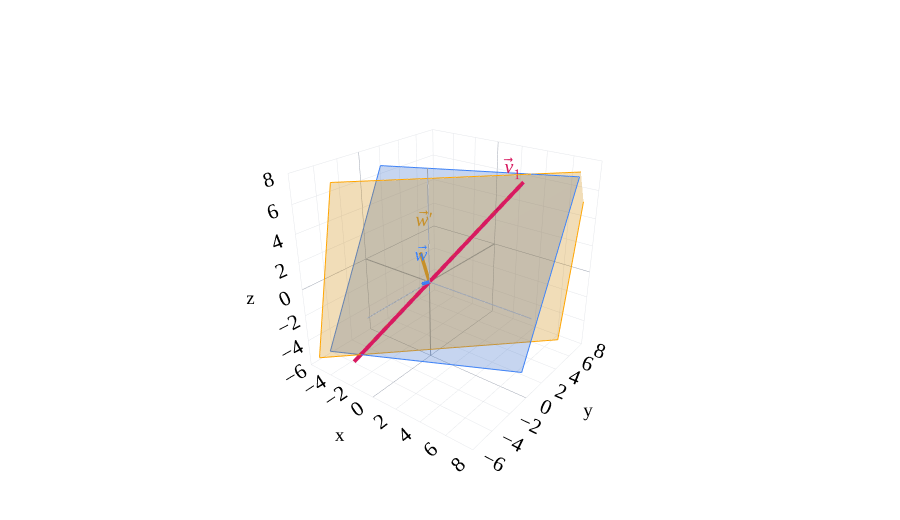

Notebook code for this chart:
### Markdown cell above
---

## Lines as intersections of planes

Let's return to our original line $\ell=\operatorname{span}(\vec v_1)$. We'd like to describe it using equations, just as we did for $P$.

The equation $x-2y+z=0$ is satisfied by every vector on $\ell$, but it also includes all the other vectors in $P$. It gives us too many points! We'll use a second equation to keep only the points on the line.

One linear equation in $\mathbb R^3$ with a nonzero normal vector defines a plane. To define a line, we need two equations whose normal vectors are not scalar multiples of each other.

For example, consider the line

$$
\ell
=
\operatorname{span}
\left(
\begin{bmatrix}
3\\
4\\
5
\end{bmatrix}
\right).
$$

One equation satisfied by every vector on this line is

$$
x-2y+z=0.
$$

We need another equation that is independent of the first.

There are many ways to do this. For example, each of the following equations
is satisfied by every vector on $\ell$:

$$
4x-3y=0,
$$

$$
5y-4z=0,
$$

$$
5x-3z=0,
$$

or

$$
-5x+5y-z=0.
$$

Let

$$
\vec w=
\begin{bmatrix}
1\\
-2\\
1
\end{bmatrix}
$$

and choose

$$
\vec w'=
\begin{bmatrix}
-5\\
5\\
-1
\end{bmatrix}.
$$

The plane perpendicular to $\vec w$ is

$$
P=\left\{\vec x\in\mathbb{R}^3:\vec x\cdot\vec w=0\right\},
$$

and the plane perpendicular to $\vec w'$ is

$$
P'=\left\{\vec x\in\mathbb{R}^3:\vec x\cdot\vec w'=0\right\}.
$$

Requiring **both** equations to hold means keeping only the points shared by $P$ and $P'$, their intersection $P\cap P'$. The figure suggests that this is our line $\ell$; next, we'll check it algebraically.

### Code cell
fig=base3()
plane3(fig,(1,-2,1),BLUE,0.28)
plane3(fig,(-5,5,-1),ORANGE,0.28)
v=np.array([3,4,5])
line3(fig,-1.1*v,1.3*v,PINK,width=8)
vec3(fig,v,'<i>v</i>⃗<sub>1</sub>',PINK,offset=(0.6,0.3,0.5))
vec3(fig,(1,-2,1),'<i>w</i>⃗',BLUE,offset=(0.2,-0.3,0.4))
vec3(fig,(-5,5,-1),"<i>w</i>⃗′",ORANGE,offset=(0.2,0.2,0.5))
fig.show()

### Figure 1 — Plotly figure (JSON) as saved in the notebook; plotly's stock layout.template omitted (floating-point values rounded to 4 significant figures)
{"data": [{"hoverinfo": "skip", "line": {"color": "#9ca3af", "dash": "solid", "width": 2}, "mode": "lines", "showlegend": false, "type": "scatter3d", "x": [-6.0, 8.0], "y": [-0.0, 0.0], "z": [-0.0, 0.0]}, {"hoverinfo": "skip", "line": {"color": "#9ca3af", "dash": "solid", "width": 2}, "mode": "lines", "showlegend": false, "type": "scatter3d", "x": [-0.0, 0.0], "y": [-6.0, 8.0], "z": [-0.0, 0.0]}, {"hoverinfo": "skip", "line": {"color": "#9ca3af", "dash": "solid", "width": 2}, "mode": "lines", "showlegend": false, "type": "scatter3d", "x": [-0.0, 0.0], "y": [-0.0, 0.0], "z": [-6.0, 8.0]}, {"colorscale": [[0, "#3d81f6"], [1, "#3d81f6"]], "hoverinfo": "skip", "opacity": 0.28, "showscale": false, "type": "surface", "x": [[-5.0, 7.0], [-5.0, 7.0]], "y": [[-5.0, 1.0], [1.0, 7.0]], "z": [[-5.0, -5.0], [7.0, 7.0]]}, {"hoverinfo": "skip", "line": {"color": "#3d81f6", "dash": "solid", "width": 2}, "mode": "lines", "showlegend": false, "type": "scatter3d", "x": [-5.0, 7.0], "y": [-5.0, 1.0], "z": [-5.0, -5.0]}, {"hoverinfo": "skip", "line": {"color": "#3d81f6", "dash": "solid", "width": 2}, "mode": "lines", "showlegend": false, "type": "scatter3d", "x": [7.0, 7.0], "y": [1.0, 7.0], "z": [-5.0, 7.0]}, {"hoverinfo": "skip", "line": {"color": "#3d81f6", "dash": "solid", "width": 2}, "mode": "lines", "showlegend": false, "type": "scatter3d", "x": [7.0, -5.0], "y": [7.0, 1.0], "z": [7.0, 7.0]}, {"hoverinfo": "skip", "line": {"color": "#3d81f6", "dash": "solid", "width": 2}, "mode": "lines", "showlegend": false, "type": "scatter3d", "x": [-5.0, -5.0], "y": [1.0, -5.0], "z": [7.0, -5.0]}, {"colorscale": [[0, "orange"], [1, "orange"]], "hoverinfo": "skip", "opacity": 0.28, "showscale": false, "type": "surface", "x": [[-5.0, 7.0], [-5.0, 7.0]], "y": [[-6.0, 6.0], [-3.6, 8.4]], "z": [[-5.0, -5.0], [7.0, 7.0]]}, {"hoverinfo": "skip", "line": {"color": "orange", "dash": "solid", "width": 2}, "mode": "lines", "showlegend": false, "type": "scatter3d", "x": [-5.0, 7.0], "y": [-6.0, 6.0], "z": [-5.0, -5.0]}, {"hoverinfo": "skip", "line": {"color": "orange", "dash": "solid", "width": 2}, "mode": "lines", "showlegend": false, "type": "scatter3d", "x": [7.0, 7.0], "y": [6.0, 8.4], "z": [-5.0, 7.0]}, {"hoverinfo": "skip", "line": {"color": "orange", "dash": "solid", "width": 2}, "mode": "lines", "showlegend": false, "type": "scatter3d", "x": [7.0, -5.0], "y": [8.4, -3.6], "z": [7.0, 7.0]}, {"hoverinfo": "skip", "line": {"color": "orange", "dash": "solid", "width": 2}, "mode": "lines", "showlegend": false, "type": "scatter3d", "x": [-5.0, -5.0], "y": [-3.6, -6.0], "z": [7.0, -5.0]}, {"hoverinfo": "skip", "line": {"color": "#d81a60", "dash": "solid", "width": 8}, "mode": "lines", "showlegend": false, "type": "scatter3d", "x": [-3.3, 3.9], "y": [-4.4, 5.2], "z": [-5.5, 6.5]}, {"hoverinfo": "skip", "line": {"color": "#d81a60", "dash": "solid", "width": 7}, "mode": "lines", "showlegend": false, "type": "scatter3d", "x": [0.0, 2.936], "y": [0.0, 3.915], "z": [0.0, 4.894]}, {"anchor": "tip", "colorscale": [[0, "#d81a60"], [1, "#d81a60"]], "hoverinfo": "skip", "showscale": false, "sizemode": "absolute", "sizeref": 0.45, "type": "cone", "u": [0.4243], "v": [0.5657], "w": [0.7071], "x": [3.0], "y": [4.0], "z": [5.0]}, {"hoverinfo": "skip", "mode": "text", "text": ["<i>v</i>⃗<sub>1</sub>"], "textfont": {"color": "#d81a60", "family": "Palatino", "size": 20}, "type": "scatter3d", "x": [3.6], "y": [4.3], "z": [5.5]}, {"hoverinfo": "skip", "line": {"color": "#3d81f6", "dash": "solid", "width": 7}, "mode": "lines", "showlegend": false, "type": "scatter3d", "x": [0.0, 0.9388], "y": [0.0, -1.878], "z": [0.0, 0.9388]}, {"anchor": "tip", "colorscale": [[0, "#3d81f6"], [1, "#3d81f6"]], "hoverinfo": "skip", "showscale": false, "sizemode": "absolute", "sizeref": 0.45, "type": "cone", "u": [0.4082], "v": [-0.8165], "w": [0.4082], "x": [1.0], "y": [-2.0], "z": [1.0]}, {"hoverinfo": "skip", "mode": "text", "text": ["<i>w</i>⃗"], "textfont": {"color": "#3d81f6", "family": "Palatino", "size": 20}, "type": "scatter3d", "x": [1.2], "y": [-2.3], "z": [1.4]}, {"hoverinfo": "skip", "line": {"color": "orange", "dash": "solid", "width": 7}, "mode": "lines", "showlegend": false, "type": "scatter3d", "x": [0.0, -4.895], "y": [0.0, 4.895], "z": [0.0, -0.979]}, {"anchor": "tip", "colorscale": [[0, "orange"], [1, "orange"]], "hoverinfo": "skip", "showscale": false, "sizemode": "absolute", "sizeref": 0.45, "type": "cone", "u": [-0.7001], "v": [0.7001], "w": [-0.14], "x": [-5.0], "y": [5.0], "z": [-1.0]}, {"hoverinfo": "skip", "mode": "text", "text": ["<i>w</i>⃗′"], "textfont": {"color": "orange", "family": "Palatino", "size": 20}, "type": "scatter3d", "x": [-4.8], "y": [5.2], "z": [-0.5]}], "layout": {"autosize": true, "colorway": ["#3d81f6", "orange", "#d81a60"], "font": {"color": "black", "family": "Palatino", "size": 16}, "height": 520, "margin": {"b": 0, "l": 0, "r": 0, "t": 15}, "paper_bgcolor": "white", "plot_bgcolor": "white", "scene": {"aspectmode": "cube", "bgcolor": "white", "camera": {"eye": {"x": 1.6, "y": -2.1, "z": 1.3}}, "xaxis": {"backgroundcolor": "white", "dtick": 2, "gridcolor": "#e5e7eb", "range": [-6, 8], "showbackground": true, "showspikes": false, "title": {"text": "x"}, "zerolinecolor": "#9ca3af"}, "yaxis": {"backgroundcolor": "white", "dtick": 2, "gridcolor": "#e5e7eb", "range": [-6, 8], "showbackground": true, "showspikes": false, "title": {"text": "y"}, "zerolinecolor": "#9ca3af"}, "zaxis": {"backgroundcolor": "white", "dtick": 2, "gridcolor": "#e5e7eb", "range": [-6, 8], "showbackground": true, "showspikes": false, "title": {"text": "z"}, "zerolinecolor": "#9ca3af"}}, "showlegend": false, "xaxis": {"gridcolor": "#e5e7eb", "zerolinecolor": "#9ca3af"}, "yaxis": {"gridcolor": "#e5e7eb", "zerolinecolor": "#9ca3af"}}}
